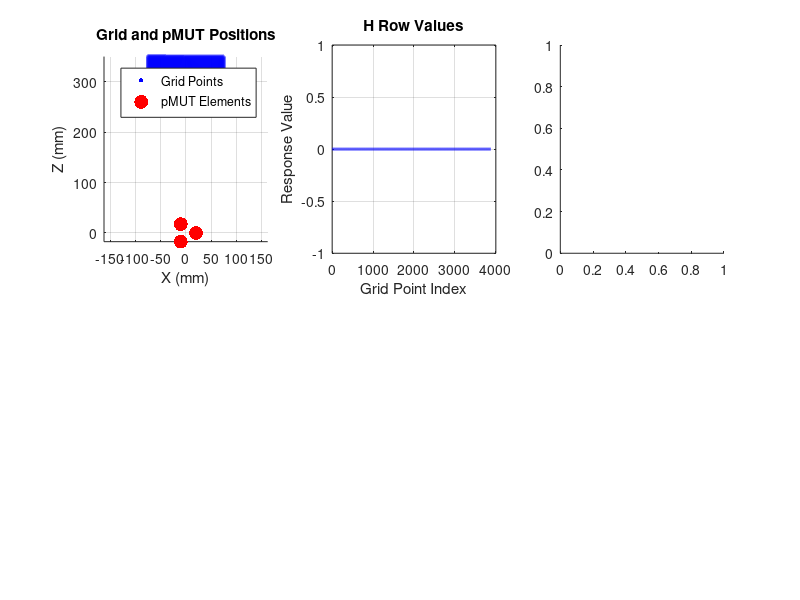

Write MATLAB code to recreate this figure. (Note: this script raises an error after producing the figure.)
% Simple H Matrix Test
% Test H matrix generation with included functions
clearvars;
clc;
close all;

%% Test parameters
fprintf('--- Simple H Matrix Test ---\n');

% Set up simple test parameters
params = struct();
params.c = 343;                    % Speed of Sound [m/s]
params.pMUT_width_mm = 20;         % pMUT width/height (mm)
params.pMUT_spacing_mm = 20;       % Triangle sides (mm)
params.grid_depth_start_mm = 250;  % Start depth (mm)
params.grid_depth_end_mm = 350;    % End depth (mm)
params.grid_width_mm = 150;        % Grid width (mm)
params.grid_step_mm = 2.0;         % Grid step (mm)

% Create simple test data
delay_profiles = [1, 2, 3; 4, 5, 6; 7, 8, 9];  % 3 acquisitions, 3 delays each
frequencies = [57000, 57000, 57000; 58000, 58000, 58000; 59000, 59000, 59000];  % 3 acquisitions, 3 freqs each

fprintf('Test parameters:\n');
fprintf('  Grid: %.0f-%.0f mm depth, %.0f mm width, %.1f mm step\n', ...
    params.grid_depth_start_mm, params.grid_depth_end_mm, params.grid_width_mm, params.grid_step_mm);
fprintf('  Delay profiles: %s\n', mat2str(size(delay_profiles)));
fprintf('  Frequencies: %s\n', mat2str(size(frequencies)));

%% Generate grid
fprintf('\n--- Generating Grid ---\n');

grid_depth_range_mm = params.grid_depth_end_mm - params.grid_depth_start_mm;
grid_depth_steps = round(grid_depth_range_mm / params.grid_step_mm) + 1;
grid_width_steps = round(params.grid_width_mm / params.grid_step_mm) + 1;

x_grid = linspace(-params.grid_width_mm/2, params.grid_width_mm/2, grid_width_steps);
z_grid = linspace(params.grid_depth_start_mm, params.grid_depth_end_mm, grid_depth_steps);
[X, Z] = meshgrid(x_grid, z_grid);

grid_points = [X(:), Z(:)];
num_grid_points = size(grid_points, 1);

fprintf('Grid generation:\n');
fprintf('  Grid dimensions: %d x %d = %d points\n', grid_depth_steps, grid_width_steps, num_grid_points);
fprintf('  X range: [%.1f, %.1f] mm\n', min(grid_points(:, 1)), max(grid_points(:, 1)));
fprintf('  Z range: [%.1f, %.1f] mm\n', min(grid_points(:, 2)), max(grid_points(:, 2)));

%% Generate pMUT positions
fprintf('\n--- Generating pMUT Positions ---\n');

num_elements = size(delay_profiles, 2);

% Simple triangular array
radius = params.pMUT_spacing_mm;
angles = linspace(0, 2*pi, num_elements + 1);
angles = angles(1:end-1); % Remove duplicate 0/2pi

pMUT_positions = zeros(num_elements, 2);
for i = 1:num_elements
    pMUT_positions(i, :) = [radius * cos(angles(i)), radius * sin(angles(i))];
end

fprintf('pMUT positions:\n');
for i = 1:size(pMUT_positions, 1)
    fprintf('  Element %d: (%.1f, %.1f) mm\n', i, pMUT_positions(i, 1), pMUT_positions(i, 2));
end

%% Test single H row calculation
fprintf('\n--- Testing Single H Row Calculation ---\n');

% Test first acquisition
acq_idx = 1;
delays = delay_profiles(acq_idx, :);
freqs = frequencies(acq_idx, :);

fprintf('Testing acquisition %d:\n', acq_idx);
fprintf('  Delays: [%.1f, %.1f, %.1f] us\n', delays);
fprintf('  Frequencies: [%.0f, %.0f, %.0f] Hz\n', freqs);

% Calculate H row manually
H_row = zeros(1, num_grid_points);

for grid_idx = 1:num_grid_points
    grid_point = grid_points(grid_idx, :);
    total_response = 0;
    
    for elem_idx = 1:num_elements
        pMUT_pos = pMUT_positions(elem_idx, :);
        
        % Calculate distance
        distance = norm(grid_point - pMUT_pos);
        
        % Calculate time delay
        time_delay = distance / (params.c * 1e-3);
        element_delay = delays(elem_idx) * 1e-6;
        time_delay = time_delay + element_delay;
        
        % Calculate response
        freq = freqs(elem_idx);
        wavelength = params.c / freq;
        
        spatial_response = exp(-distance / (wavelength * 2));
        phase_factor = cos(2 * pi * distance / wavelength);
        response = spatial_response * phase_factor * exp(-time_delay * 1e3) * 1e-1;
        
        total_response = total_response + response;
    end
    
    H_row(grid_idx) = total_response;
end

% Normalize the row
if norm(H_row) > 0
    H_row = H_row / norm(H_row);
end

fprintf('H row statistics:\n');
fprintf('  Size: %s\n', mat2str(size(H_row)));
fprintf('  Mean: %.6f\n', mean(H_row));
fprintf('  Std: %.6f\n', std(H_row));
fprintf('  Min: %.6f\n', min(H_row));
fprintf('  Max: %.6f\n', max(H_row));
fprintf('  Non-zero elements: %d/%d (%.2f%%)\n', sum(H_row ~= 0), length(H_row), 100*sum(H_row ~= 0)/length(H_row));
fprintf('  Norm: %.6f\n', norm(H_row));

%% Test individual response calculation
fprintf('\n--- Testing Individual Response Calculation ---\n');

% Test a few grid points
test_grid_points = [1, round(num_grid_points/2), num_grid_points];
for test_idx = 1:length(test_grid_points)
    grid_idx = test_grid_points(test_idx);
    grid_point = grid_points(grid_idx, :);
    
    fprintf('Grid point %d (%.1f, %.1f) mm:\n', grid_idx, grid_point(1), grid_point(2));
    
    total_response = 0;
    for elem_idx = 1:num_elements
        pMUT_pos = pMUT_positions(elem_idx, :);
        
        % Calculate distance
        distance = norm(grid_point - pMUT_pos);
        
        % Calculate time delay
        time_delay = distance / (params.c * 1e-3);
        element_delay = delays(elem_idx) * 1e-6;
        time_delay = time_delay + element_delay;
        
        % Calculate response
        freq = freqs(elem_idx);
        wavelength = params.c / freq;
        
        spatial_response = exp(-distance / (wavelength * 2));
        phase_factor = cos(2 * pi * distance / wavelength);
        response = spatial_response * phase_factor * exp(-time_delay * 1e3) * 1e-1;
        
        fprintf('  Element %d: distance=%.1f mm, delay=%.6f s, response=%.6f\n', ...
            elem_idx, distance, time_delay, response);
        
        total_response = total_response + response;
    end
    
    fprintf('  Total response: %.6f\n', total_response);
end

%% Plot results
figure(1);
set(gcf, 'Position', [100, 100, 1200, 800]);

% Plot grid and pMUT positions
subplot(2, 3, 1);
scatter(grid_points(:, 1), grid_points(:, 2), 10, 'b', 'filled', 'MarkerFaceAlpha', 0.3);
hold on;
scatter(pMUT_positions(:, 1), pMUT_positions(:, 2), 100, 'r', 'filled');
title('Grid and pMUT Positions');
xlabel('X (mm)'); ylabel('Z (mm)');
legend('Grid Points', 'pMUT Elements', 'Location', 'best');
grid on;
axis equal;

% Plot H row
subplot(2, 3, 2);
plot(H_row, 'b-', 'LineWidth', 2);
title('H Row Values');
xlabel('Grid Point Index'); ylabel('Response Value');
grid on;

% Plot H row histogram
subplot(2, 3, 3);
histogram(H_row, 50);
title('H Row Distribution');
xlabel('Response Value'); ylabel('Count');
grid on;

% Plot H row as image
subplot(2, 3, 4);
H_row_image = reshape(H_row, grid_depth_steps, grid_width_steps);
imagesc(H_row_image);
colorbar;
title('H Row as Image');
xlabel('X (pixels)'); ylabel('Z (pixels)');
axis equal;

% Plot response vs distance
subplot(2, 3, 5);
distances = zeros(num_grid_points, 1);
for i = 1:num_grid_points
    distances(i) = norm(grid_points(i, :) - pMUT_positions(1, :));
end
scatter(distances, H_row, 'b.');
title('Response vs Distance to Element 1');
xlabel('Distance (mm)'); ylabel('Response Value');
grid on;

% Plot response vs grid position
subplot(2, 3, 6);
scatter(grid_points(:, 1), grid_points(:, 2), 20, H_row, 'filled');
colorbar;
title('Response vs Grid Position');
xlabel('X (mm)'); ylabel('Z (mm)');
axis equal;

sgtitle('Simple H Matrix Test');
set(gcf, 'Color', 'w');

fprintf('\n--- Test Complete ---\n');
fprintf('Check the plots to see if the H row calculation is working!\n'); 
